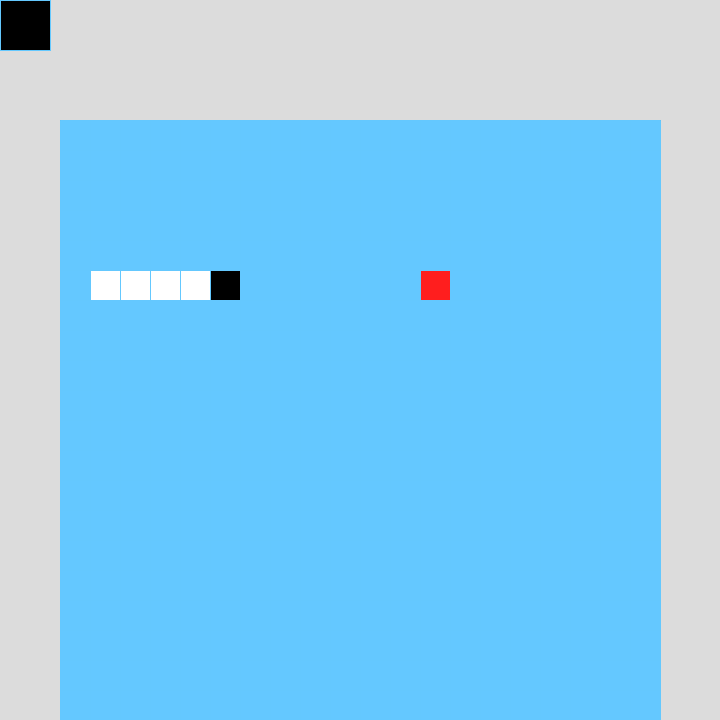
Frame 1 (no input)
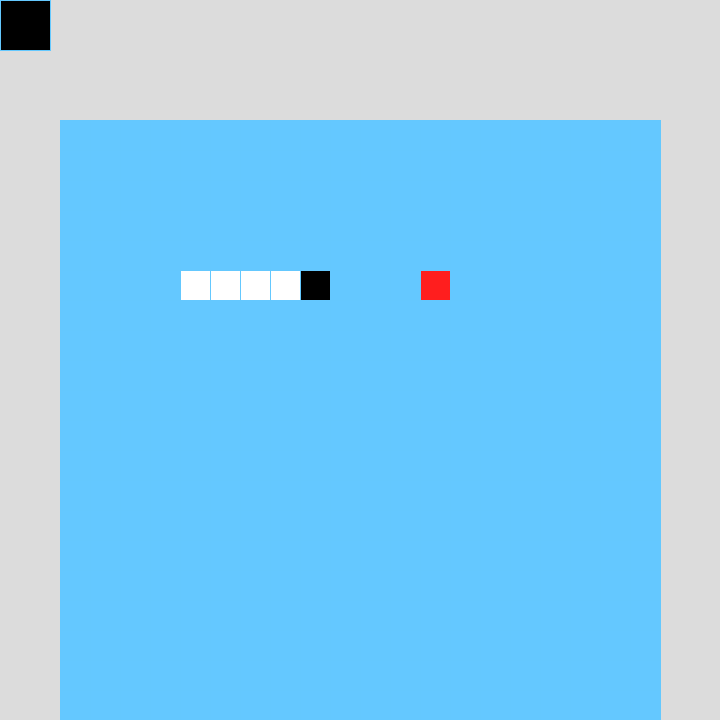
Frame 60 (the mouse pressed at the canvas centre just before this capture)
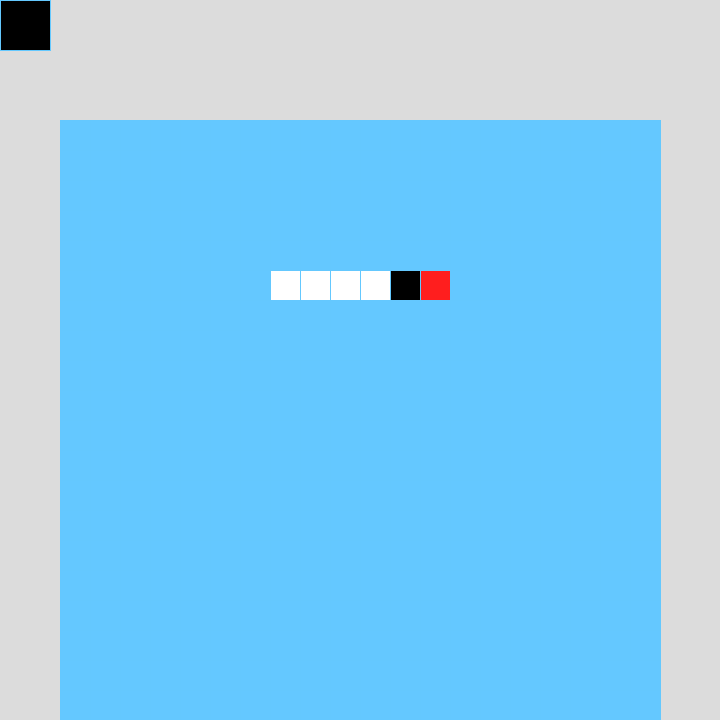
Frame 120 (the mouse held since frame 60 and released just before this capture)

The Processing sketch that drew these frames (run headless with seeded random() and noise(); from frame 60 on, the mouse is pressed at the canvas centre):

// Processing sketch: sneka
// ── sneka.pde
int gameWidth = 20;
PVector[] snek = new PVector[int(sq(gameWidth))];
float gameWindowSize = 600;
float hokSize;
color snekColour = color(0, 0, 0);
color snekTailColour = color(255, 255, 255);
color backgroundColour = color(100, 200, 255);
int snekLength = 5;
PVector dir = new PVector(1, 0);
PVector currentDir = new PVector(1, 0);
float snekUpdateFrames = 20;
float totalFrames = 0;
color fontColour = color(0, 0, 50);
PVector applePos = new PVector((int)random(gameWidth), (int)random(gameWidth));

boolean dead = false;

void setup() {
  frameRate(60);
  size(720, 720);
  hokSize = gameWindowSize/gameWidth;
  for (int i = 0; i < snekLength; i++) {
    snek[i] = new PVector(5 - i, 5);
  }
}

void draw() {
  background(220);
  //gameWidth = (int)(mouseX/10);
  DrawGameWindow();
  DrawSnek();
  if (totalFrames % snekUpdateFrames == 0 && !dead) {
    UpdateSnekPosition();
  }
  totalFrames++;
  CheckingIfDead();
  if (dead){ fill(255, 0, 0);}
  else {fill(0, 0, 0);}
  rect(0, 0, 50, 50);
  if (dead) {
    fill(255, 255, 255);
    strokeWeight(3);
    stroke(fontColour);
    rect(width/2 - width/2.5, height/2 - height/5, width/1.25, 200);
    fill(fontColour);
    textSize(90);
    text("GAME OVER", 100, height/2 - height/5 + 100);
    textSize(50);
    text("SPACE to play again", 120, height/2 - height/5 + 160);
  }
  strokeWeight(1);
  
  //Drawing the apple
  fill(255, 30, 30);
  rect(width/2 - gameWindowSize/2 + applePos.x * hokSize, height - gameWindowSize + applePos.y * hokSize, hokSize, hokSize);
}
void UpdateSnekPosition() {
  //snek[0] = new PVector(snek[0].x + dir.x, snek[0].y + dir.y);
  for (int i = snekLength; i > 0; i--) {
    snek[i] = snek[i-1];
  } 
  snek[0] = new PVector(snek[0].x + dir.x, snek[0].y + dir.y);
  currentDir = dir;
  //Cheking if you touch the apple
  if (snek[0].equals(applePos)) {
    snekLength++;
    applePos = new PVector((int)random(gameWidth), (int)random(gameWidth));
  }
}

void CheckingIfDead() {
  //Je hoeft alleen de eerste te checken!!
  for (int n = 0; n < snekLength; n++) {
    if (snek[0].equals(snek[n])) {
      //dead = true;
      //print(snek[0] + "  " + snek[n]);
      //return;
    }
  }
  if (snek[0].x > gameWidth-1 || snek[0].x < 0 || snek[0].y > gameWidth-1 || snek[0].y < 0) {
    dead = true;
  }
  print(dead);
}

void DrawGameWindow() {
  fill(backgroundColour);
  rect(width/2 - gameWindowSize/2, height - gameWindowSize, gameWindowSize, gameWindowSize);
  stroke(backgroundColour -1);
  for (int x = 0; x < gameWidth + 1; x++) {
    line(width/2 - gameWindowSize/2 + x * hokSize, height - gameWindowSize, width/2 - gameWindowSize/2 + x * hokSize, height);
  }
  for (int y = 0; y < gameWidth; y++) {
    line(width/2 - gameWindowSize/2, height - gameWindowSize + y * hokSize, width/2 + gameWindowSize/2, height  - gameWindowSize + y * hokSize);
  }
}

void DrawSnek() {
  //fill(snekColour);
  for (int i = 0; i < snekLength; i++) {
    if (i != 0) {
      fill(snekTailColour);
    }
    else {
      fill(snekColour);
    }
    rect(width/2 - gameWindowSize/2 + snek[i].x * hokSize, height - gameWindowSize + snek[i].y * hokSize, hokSize, hokSize);
  }
}

void keyPressed() {
  if (key == 'w') {
    if (!currentDir.equals(new PVector(0, 1))) {
      dir = new PVector(0, -1);
    }
  } 
  else if (key == 'a') {
    if (!currentDir.equals(new PVector(1, 0))) {
      dir = new PVector(-1, 0);
    }
  }
  else if (key == 's') {
    if (!currentDir.equals(new PVector(0, -1))) {
      dir = new PVector(0, 1);
    }
  }
  else if (key == 'd') {
    if (!currentDir.equals(new PVector(-1, 0))) {
      dir = new PVector(1, 0);
    }
  }
  if (key == 32 && dead) {
    snekLength = 5;
    dead = false;
    dir = new PVector(1, 0);
    for (int i = 0; i < snekLength; i++) {
      snek[i] = new PVector(5 - i, 5);
    }
  }
}
